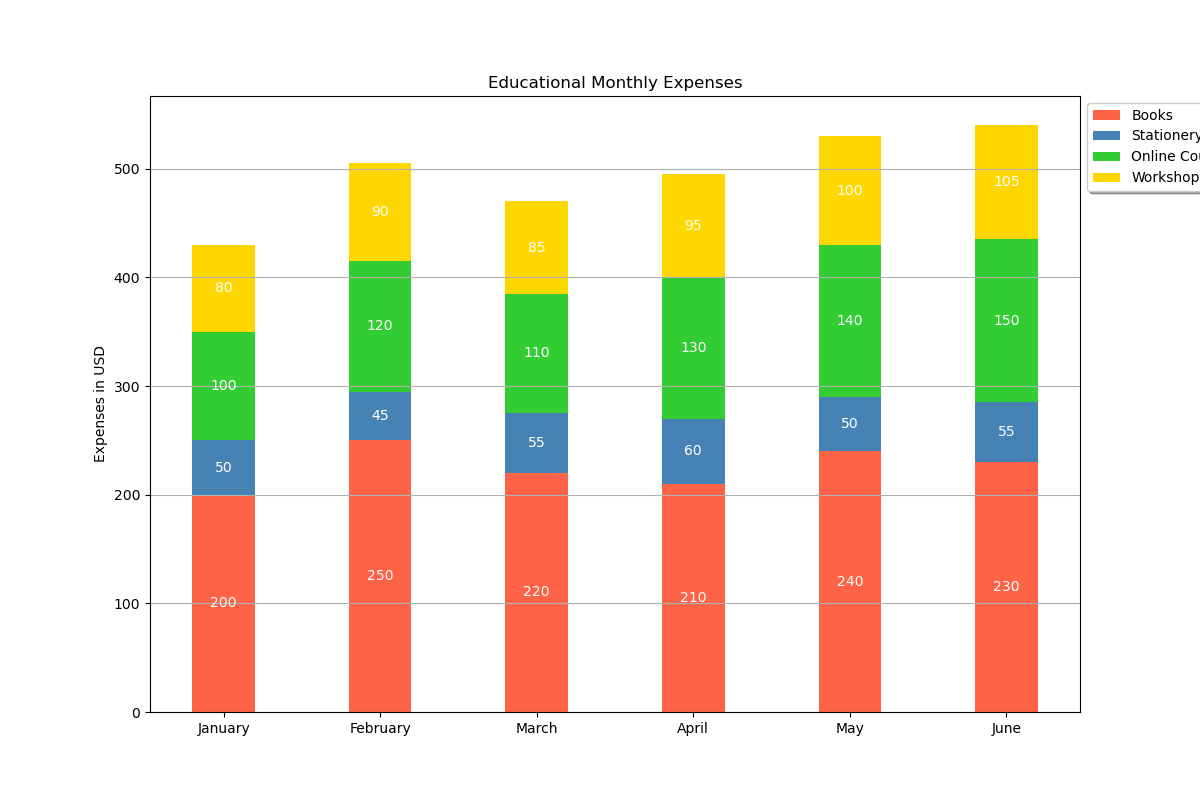

This figure's Python source:

import matplotlib.pyplot as plt

# Data
months = ['January', 'February', 'March', 'April', 'May', 'June']
books = [200, 250, 220, 210, 240, 230]
stationery = [50, 45, 55, 60, 50, 55]
online_courses = [100, 120, 110, 130, 140, 150]
workshops = [80, 90, 85, 95, 100, 105]

# Stacked Bar Chart
fig, ax = plt.subplots(figsize=(12, 8))  # changing width and height of the chart

bar_width = 0.4  # change width of bars
index = range(len(months))

p1 = plt.bar(index, books, bar_width, label='Books', color='#FF6347')
p2 = plt.bar(index, stationery, bar_width, bottom=books, label='Stationery', color='#4682B4')
p3 = plt.bar(index, online_courses, bar_width, bottom=[b + s for b, s in zip(books, stationery)], label='Online Courses', color='#32CD32')
p4 = plt.bar(index, workshops, bar_width, bottom=[b + s + o for b, s, o in zip(books, stationery, online_courses)], label='Workshops', color='#FFD700')

plt.ylabel('Expenses in USD')
plt.xticks(index, months)
plt.title('Educational Monthly Expenses')
plt.legend(loc='upper left', bbox_to_anchor=(1, 1), shadow=True, ncol=1)

# Customizing the grid
plt.grid(axis='y')

# Adding numerical labels to each bar segment
for i in range(len(months)):
    plt.text(i, books[i] / 2, str(books[i]), ha='center', va='center', color='white')
    plt.text(i, books[i] + stationery[i] / 2, str(stationery[i]), ha='center', va='center', color='white')
    plt.text(i, books[i] + stationery[i] + online_courses[i] / 2, str(online_courses[i]), ha='center', va='center', color='white')
    plt.text(i, books[i] + stationery[i] + online_courses[i] + workshops[i] / 2, str(workshops[i]), ha='center', va='center', color='white')

plt.show()
